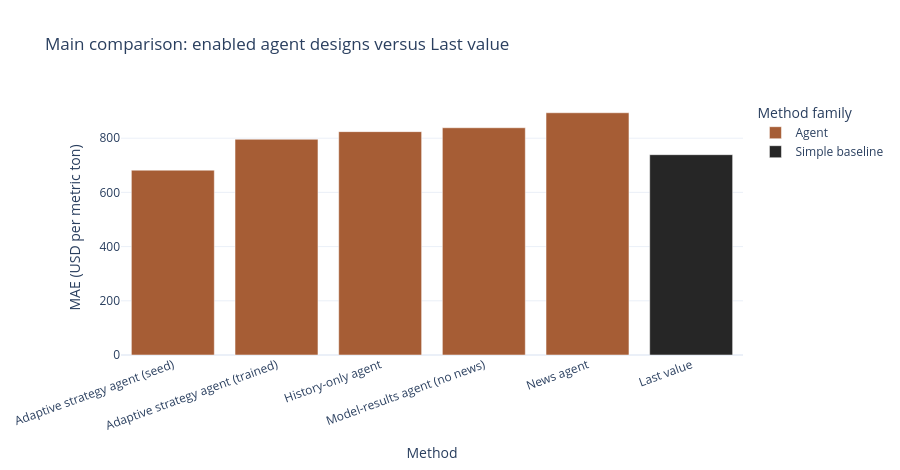

This figure's notebook cell:
### Markdown cell above
## 10. Main comparison: enabled agents versus the best benchmark

This is the notebook's primary comparison. It selects the lowest-MAE **single statistical model or simple baseline** across the scored months, then compares that benchmark with every enabled agent on identical observations. Mean and median forecast combinations are excluded from benchmark selection because they are not single statistical or naive methods.

The default saved run contains the history-only, model-results, and news agents. Enabling a frozen adaptive strategy adds it to this table automatically. Adaptive variants receive the same numerical panel as the model-results agent, so their comparison isolates the effect of the persistent strategy skill rather than news access.

The news-signal audit reports only signals the news agent says affected its forecast. These rationale-based labels make the forecast inspectable, but they are not causal feature importance. The 2011 and 2020 agent results also need caution because a modern language model may have encountered those historical periods during training; the observed 2026 months provide the cleaner comparison.

### Code cell
DEFAULT_AGENT_NAMES = [
    "History-only agent",
    "Model-results agent (no news)",
    "News agent",
]
ADAPTIVE_AGENT_NAMES = [
    "Adaptive strategy agent (seed)",
    "Adaptive strategy agent (trained)",
]
AGENT_NAMES = [
    name
    for name in [*DEFAULT_AGENT_NAMES, *ADAPTIVE_AGENT_NAMES]
    if name in agent_predictors
]
BENCHMARK_FAMILIES = ["Simple baseline", "Statistical model"]

benchmark_candidates = overall_scorecard.loc[
    overall_scorecard["family"].isin(BENCHMARK_FAMILIES)
    & (overall_scorecard["Impossible forecasts"] == 0)
].sort_values(["MAE", "RMSE"])
if benchmark_candidates.empty:
    raise ValueError("No valid statistical or simple benchmark is available.")

benchmark_name = str(benchmark_candidates.iloc[0]["model"])
comparison_names = [benchmark_name, *AGENT_NAMES]
main_comparison = overall_scorecard.loc[
    overall_scorecard["model"].isin(comparison_names)
].copy()

benchmark_errors = scored.loc[
    scored["model"] == benchmark_name,
    ["scenario", "horizon", "absolute_error"],
].rename(columns={"absolute_error": "benchmark_absolute_error"})
paired_agent_errors = scored.loc[
    scored["model"].isin(AGENT_NAMES),
    ["scenario", "horizon", "model", "absolute_error"],
].merge(benchmark_errors, on=["scenario", "horizon"], how="inner", validate="many_to_one")
paired_agent_errors["beats_benchmark"] = (
    paired_agent_errors["absolute_error"] < paired_agent_errors["benchmark_absolute_error"]
)

if paired_agent_errors.empty:
    paired_summary = pd.DataFrame(
        columns=[
            "model",
            "Paired forecasts",
            "Agent MAE on paired rows",
            "Benchmark MAE on paired rows",
            "Win rate vs benchmark",
            "MAE improvement vs benchmark (%)",
        ]
    )
else:
    paired_summary = paired_agent_errors.groupby("model", as_index=False).agg(
        **{
            "Paired forecasts": ("absolute_error", "size"),
            "Agent MAE on paired rows": ("absolute_error", "mean"),
            "Benchmark MAE on paired rows": ("benchmark_absolute_error", "mean"),
            "Win rate vs benchmark": ("beats_benchmark", "mean"),
        }
    )
    paired_summary["MAE improvement vs benchmark (%)"] = 100 * (
        paired_summary["Benchmark MAE on paired rows"] - paired_summary["Agent MAE on paired rows"]
    ) / paired_summary["Benchmark MAE on paired rows"]

main_comparison = main_comparison.merge(paired_summary, on="model", how="left")
benchmark_mask = main_comparison["model"] == benchmark_name
main_comparison.loc[benchmark_mask, "Paired forecasts"] = main_comparison.loc[
    benchmark_mask, "Scored forecasts"
]
main_comparison.loc[benchmark_mask, "Agent MAE on paired rows"] = main_comparison.loc[
    benchmark_mask, "MAE"
]
main_comparison.loc[benchmark_mask, "Benchmark MAE on paired rows"] = main_comparison.loc[
    benchmark_mask, "MAE"
]
main_comparison.loc[benchmark_mask, "MAE improvement vs benchmark (%)"] = 0.0
main_comparison["Rank by MAE"] = main_comparison["MAE"].rank(method="min").astype(int)
main_comparison = main_comparison.sort_values(["Rank by MAE", "RMSE"])

missing_agents = [name for name in AGENT_NAMES if name not in set(main_comparison["model"])]
print(f"Selected benchmark: {benchmark_name} (lowest MAE among single statistical and simple methods).")
if missing_agents:
    print("Missing agent results:", ", ".join(missing_agents))
    display(
        diagnostics.loc[
            (diagnostics["model"].isin(missing_agents)) & (diagnostics["status"] != "Completed")
        ]
    )

display(
    main_comparison[
        [
            "Rank by MAE",
            "model",
            "family",
            "MAE",
            "RMSE",
            "MASE",
            "Bias",
            "Direction accuracy",
            "CRPS",
            "80% coverage",
            "MAE improvement vs benchmark (%)",
            "Win rate vs benchmark",
            "Paired forecasts",
        ]
    ].round(3)
)

comparison_figure = px.bar(
    main_comparison,
    x="model",
    y="MAE",
    color="family",
    title=f"Main comparison: enabled agent designs versus {benchmark_name}",
    labels={"model": "Method", "MAE": "MAE (USD per metric ton)", "family": "Method family"},
    color_discrete_map={"Agent": COPPER, "Simple baseline": CHARCOAL, "Statistical model": TEAL},
)
comparison_figure.update_layout(template="plotly_white", height=470, xaxis_tickangle=-20)
comparison_figure.show()

scenario_main = scenario_scorecard.loc[
    scenario_scorecard["model"].isin(comparison_names)
].copy()
scenario_main["Rank among compared methods"] = scenario_main.groupby("scenario")["MAE"].rank(method="min")
display(
    scenario_main[
        [
            "scenario",
            "Rank among compared methods",
            "model",
            "MAE",
            "RMSE",
            "Bias",
            "Direction accuracy",
            "Scored forecasts",
        ]
    ].round(3)
)

SIGNAL_KEYWORDS = {
    "Mine supply and disruptions": ("mine", "mining", "smelter", "treatment charge", "supply disruption"),
    "Exchange inventories": ("inventory", "inventories", "warehouse", "lme", "comex", "shfe"),
    "China demand": ("china", "chinese", "property sector", "manufacturing demand"),
    "US dollar and interest rates": ("us dollar", "u.s. dollar", "dxy", "federal reserve", "interest rate"),
    "Energy-transition demand": ("energy transition", "electric vehicle", "renewable", "power grid"),
    "Trade and geopolitics": ("tariff", "trade tension", "geopolit", "sanction", "conflict"),
    "Published analyst outlooks": ("analyst outlook", "price target", "published outlook"),
}


def identify_global_signals(rationale: str) -> list[str]:
    """Map the news agent's written rationale to broad signal categories."""
    normalized = rationale.lower()
    return [
        category
        for category, keywords in SIGNAL_KEYWORDS.items()
        if any(keyword in normalized for keyword in keywords)
    ]


news_rows = results.loc[
    (results["model"] == "News agent") & results["rationale"].str.strip().ne(""),
    ["scenario", "horizon", "rationale"],
].copy()
if news_rows.empty:
    print("No news-agent rationale is available for signal analysis.")
else:
    news_signal_review = news_rows.groupby("scenario", as_index=False).agg(
        **{
            "Forecast horizons": ("horizon", "nunique"),
            "News-agent rationale": (
                "rationale",
                lambda values: "\n\n".join(dict.fromkeys(value for value in values if value)),
            ),
        }
    )
    news_signal_review["Global signals cited"] = news_signal_review["News-agent rationale"].map(
        lambda text: ", ".join(identify_global_signals(text)) or "No named global signal"
    )
    display(
        news_signal_review[
            ["scenario", "Forecast horizons", "Global signals cited", "News-agent rationale"]
        ]
    )

    signal_rows = [
        {"scenario": scenario, "signal": signal}
        for scenario, rationale in zip(
            news_signal_review["scenario"],
            news_signal_review["News-agent rationale"],
            strict=True,
        )
        for signal in identify_global_signals(rationale)
    ]
    if signal_rows:
        signal_coverage = (
            pd.DataFrame(signal_rows)
            .groupby("signal", as_index=False)
            .agg(**{"Periods cited": ("scenario", "nunique")})
            .sort_values(["Periods cited", "signal"], ascending=[False, True])
        )
        display(signal_coverage)

available_agent_scores = main_comparison.loc[main_comparison["family"] == "Agent"]
if not available_agent_scores.empty:
    best_agent = available_agent_scores.sort_values("MAE").iloc[0]
    print(
        f"Best enabled agent by MAE: {best_agent['model']} at {best_agent['MAE']:,.0f} USD per metric ton."
    )

if "News agent" in set(main_comparison["model"]):
    news_score = main_comparison.loc[main_comparison["model"] == "News agent"].iloc[0]
    cited_signals = sorted(
        {
            signal
            for rationale in news_rows["rationale"]
            for signal in identify_global_signals(rationale)
        }
    )
    print(
        f"News agent MAE: {news_score['MAE']:,.0f}; paired improvement versus {benchmark_name}: "
        f"{news_score['MAE improvement vs benchmark (%)']:.1f}%."
    )
    print("Global signal categories cited by the news agent:", ", ".join(cited_signals) or "none")

### Figure 1 — Plotly figure (JSON) as saved in the notebook; plotly's stock layout.template omitted (floating-point values rounded to 4 significant figures)
{"data": [{"hovertemplate": "Method family=Agent<br>Method=%{x}<br>MAE (USD per metric ton)=%{y}<extra></extra>", "legendgroup": "Agent", "marker": {"color": "#a65d35", "pattern": {"shape": ""}}, "name": "Agent", "orientation": "v", "showlegend": true, "textposition": "auto", "type": "bar", "x": ["Adaptive strategy agent (seed)", "Adaptive strategy agent (trained)", "History-only agent", "Model-results agent (no news)", "News agent"], "xaxis": "x", "y": [682.0, 796.1, 824.2, 838.6, 893.9], "yaxis": "y"}, {"hovertemplate": "Method family=Simple baseline<br>Method=%{x}<br>MAE (USD per metric ton)=%{y}<extra></extra>", "legendgroup": "Simple baseline", "marker": {"color": "#262626", "pattern": {"shape": ""}}, "name": "Simple baseline", "orientation": "v", "showlegend": true, "textposition": "auto", "type": "bar", "x": ["Last value"], "xaxis": "x", "y": [739.2], "yaxis": "y"}], "layout": {"barmode": "relative", "height": 470, "legend": {"title": {"text": "Method family"}, "tracegroupgap": 0}, "title": {"text": "Main comparison: enabled agent designs versus Last value"}, "xaxis": {"anchor": "y", "domain": [0, 1], "tickangle": -20, "title": {"text": "Method"}}, "yaxis": {"anchor": "x", "domain": [0, 1], "title": {"text": "MAE (USD per metric ton)"}}}}
